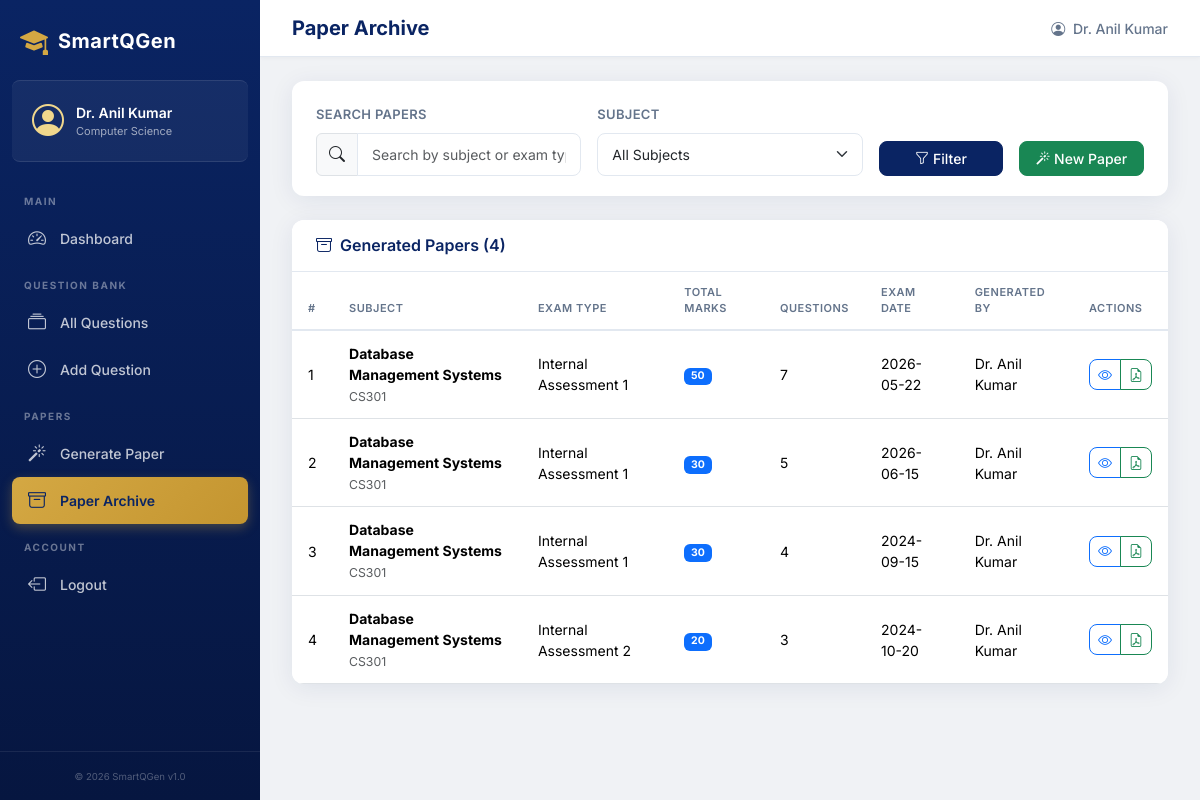
Page /papers/ (signed in) on the committed database.
### tables this page shows
CREATE TABLE Faculty (
        faculty_id INTEGER PRIMARY KEY AUTOINCREMENT,
        name TEXT NOT NULL,
        email TEXT NOT NULL UNIQUE,
        password_hash TEXT NOT NULL,
        department TEXT NOT NULL,
        created_at DATETIME DEFAULT CURRENT_TIMESTAMP
    );

CREATE TABLE ExamPaper (
        paper_id INTEGER PRIMARY KEY AUTOINCREMENT,
        subject_id INTEGER NOT NULL,
        faculty_id INTEGER NOT NULL,
        total_marks INTEGER NOT NULL,
        exam_type TEXT NOT NULL DEFAULT 'Internal Assessment',
        exam_date DATE NOT NULL,
        generated_at DATETIME DEFAULT CURRENT_TIMESTAMP,
        FOREIGN KEY (subject_id) REFERENCES Subject(subject_id) ON DELETE CASCADE,
        FOREIGN KEY (faculty_id) REFERENCES Faculty(faculty_id) ON DELETE CASCADE
    );

CREATE TABLE Subject (
        subject_id INTEGER PRIMARY KEY AUTOINCREMENT,
        subject_code TEXT NOT NULL UNIQUE,
        subject_name TEXT NOT NULL,
        semester INTEGER NOT NULL,
        department TEXT NOT NULL
    );

### routes/papers.py (the view)
@papers_bp.route('/')
@login_required
def list_papers():
    subject_id = request.args.get('subject_id', '', type=str)
    search = request.args.get('search', '', type=str)
    query = """
        SELECT ep.*, s.subject_name, s.subject_code, f.name as faculty_name,
               (SELECT COUNT(*) FROM PaperQuestions pq WHERE pq.paper_id = ep.paper_id) as question_count
        FROM ExamPaper ep
        JOIN Subject s ON ep.subject_id = s.subject_id
        JOIN Faculty f ON ep.faculty_id = f.faculty_id
        WHERE 1=1
    """
    params = []
    if subject_id:
        query += " AND ep.subject_id = %s"
        params.append(int(subject_id))
    if search:
        query += " AND (s.subject_name LIKE %s OR ep.exam_type LIKE %s)"
        params.extend([f'%{search}%', f'%{search}%'])
    query += " ORDER BY ep.generated_at DESC"
    papers = execute_query(query, tuple(params), fetchall=True)
    subjects = execute_query("SELECT * FROM Subject ORDER BY subject_name", fetchall=True)
    return render_template('papers/list.html', papers=papers, subjects=subjects,
                           filters={'subject_id': subject_id, 'search': search})

### routes/auth.py (called while the page is built)
def login_required(f):
    @wraps(f)
    def decorated_function(*args, **kwargs):
        if 'faculty_id' not in session:
            flash('Please log in to access this page.', 'warning')
            return redirect(url_for('auth.login'))
        return f(*args, **kwargs)
    return decorated_function

### utils/db.py (called while the page is built, shortened)
def get_db():
    conn = sqlite3.connect(DB_PATH)
    conn.row_factory = sqlite3.Row  # Access columns by name
    conn.execute("PRAGMA foreign_keys = ON")  # Enable FK support
    return conn

def dict_from_row(row):
    if row is None:
        return None
    return dict(row)

def execute_query(query, params=None, fetchone=False, fetchall=False, commit=False):
    query = query.replace('%s', '?')
    query = _adapt_query(query)
    conn = get_db()
    cursor = conn.cursor()
    try:
        cursor.execute(query, params or ())
        if fetchone:
            row = cursor.fetchone()
            result = dict_from_row(row)
        elif fetchall:
            rows = cursor.fetchall()
            result = [dict_from_row(r) for r in rows]
        elif commit:
            conn.commit()
            result = cursor.lastrowid
        else:
            result = cursor.rowcount
        return result
    except Exception as e:
        if commit:
            conn.rollback()
        raise e
    finally:
        cursor.close()
        conn.close()

def _adapt_query(query):
    import re
    query = re.sub(r"ENUM\([^)]+\)", "TEXT", query, flags=re.IGNORECASE)
    field_match = re.search(r"ORDER BY FIELD\((\w+),\s*(.+?)\)", query, re.IGNORECASE)
    query = re.sub(
        r"DATE_SUB\(CURDATE\(\),\s*INTERVAL\s+(\?)\s+YEAR\)",
        r"date('now', '-' || \1 || ' years')",
        query, flags=re.IGNORECASE
    )
    query = re.sub(r"CURDATE\(\)", "date('now')", query, flags=re.IGNORECASE)
    query = re.sub(r"NOW\(\)", "datetime('now')", query, flags=re.IGNORECASE)
    return query

### templates/papers/list.html (shortened to what this page needs)
{% extends "base.html" %}
{% block page_title %}Paper Archive{% endblock %}
{% block content %}
<div class="card filter-card mb-4">
    <div class="card-body">
        <form method="GET" action="{{ url_for('papers.list_papers') }}" class="row g-3 align-items-end">
            <div class="col-md-4">
                <label for="search" class="form-label">Search Papers</label>
                <div class="input-group">
                    <span class="input-group-text"><i class="bi bi-search"></i></span>
                    <input type="text" class="form-control" id="search" name="search"
                           value="{{ filters.search }}" placeholder="Search by subject or exam type...">
                </div>
            </div>
            <div class="col-md-4">
                <label for="subject_id" class="form-label">Subject</label>
                <select class="form-select" id="subject_id" name="subject_id">
                    <option value="">All Subjects</option>
                </select>
            </div>
            <div class="col-md-2">
                <button type="submit" class="btn btn-primary w-100">
                    <i class="bi bi-funnel me-1"></i>Filter
                </button>
            </div>
            <div class="col-md-2">
                <a href="{{ url_for('papers.generate') }}" class="btn btn-success w-100">
                    <i class="bi bi-magic me-1"></i>New Paper
                </a>
            </div>
        </form>
    </div>
</div>
<div class="card dashboard-card">
    <div class="card-header">
        <h5><i class="bi bi-archive me-2"></i>Generated Papers ({{ papers|length }})</h5>
    </div>
    <div class="card-body p-0">
        {% if papers %}
        <div class="table-responsive">
            <table class="table table-hover mb-0">
                <thead>
                    <tr>
                        <th>#</th>
                        <th>Subject</th>
                        <th>Exam Type</th>
                        <th>Total Marks</th>
                        <th>Questions</th>
                        <th>Exam Date</th>
                        <th>Generated By</th>
                        <th>Actions</th>
                    </tr>
                </thead>
                <tbody>
                    {% for paper in papers %}
                    <tr>
                        <td>{{ loop.index }}</td>
                        <td><strong>{{ paper.subject_name }}</strong><br>
                            <small class="text-muted">{{ paper.subject_code }}</small>
                        </td>
                        <td>{{ paper.exam_type }}</td>
                        <td><span class="badge bg-primary">{{ paper.total_marks }}</span></td>
                        <td>{{ paper.question_count }}</td>
                        <td>{{ paper.exam_date }}</td>
                        <td>{{ paper.faculty_name }}</td>
                        <td>
                            <div class="btn-group btn-group-sm">
                                <a href="{{ url_for('papers.view_paper', paper_id=paper.paper_id) }}"
                                   class="btn btn-outline-primary" title="View">
                                    <i class="bi bi-eye"></i>
                                </a>
                                <a href="{{ url_for('papers.download_paper', paper_id=paper.paper_id) }}"
                                   class="btn btn-outline-success" title="Download PDF">
                                    <i class="bi bi-file-earmark-pdf"></i>
                                </a>
                            </div>
                        </td>
                    </tr>
                    {% endfor %}
                </tbody>
            </table>
        </div>
        {% endif %}
    </div>
</div>
{% endblock %}

### templates/base.html (shortened to what this page needs)
<!DOCTYPE html>
<html lang="en" data-bs-theme="light">
<head>
    <link href="https://cdn.jsdelivr.net/npm/bootstrap@5.3.3/dist/css/bootstrap.min.css" rel="stylesheet">
    <link href="https://cdn.jsdelivr.net/npm/bootstrap-icons@1.11.3/font/bootstrap-icons.min.css" rel="stylesheet">
    <link href="{{ url_for('static', filename='css/style.css') }}" rel="stylesheet">
</head>
<body>
    {% if error_code %}
    <div class="error-page">
        <div class="error-content">
            <h1 class="error-code">{{ error_code }}</h1>
            <p class="error-message">{{ error_message }}</p>
            <a href="{{ url_for('dashboard.index') }}" class="btn btn-primary">
                <i class="bi bi-house me-2"></i>Go to Dashboard
            </a>
        </div>
    </div>
    {% elif session.get('faculty_id') %}
    <div class="app-wrapper">
        {% include 'partials/sidebar.html' %}
        <main class="main-content">
            <header class="top-navbar">
                <h1 class="page-title">{% block page_title %}Dashboard{% endblock %}</h1>
                <div class="navbar-right">
                    <span class="navbar-user">
                        <i class="bi bi-person-circle me-1"></i>
                        {{ session.get('faculty_name', 'Faculty') }}
                    </span>
                </div>
            </header>
            <div class="page-content">
                {% block content %}{% endblock %}
            </div>
        </main>
    </div>
    {% else %}
    {% block unauthenticated_content %}{% endblock %}
    {% endif %}
</body>
</html>

### templates/partials/sidebar.html (shortened to what this page needs)
<nav id="sidebar" class="sidebar">
  <div class="sidebar-header">
    <div class="sidebar-brand">
      <i class="bi bi-mortarboard-fill brand-icon"></i>
      <span class="brand-text">SmartQGen</span>
    </div>
  </div>
  <div class="sidebar-user">
    <div class="user-avatar">
      <i class="bi bi-person-circle"></i>
    </div>
    <div class="user-info">
      <span class="user-name">{{ session.get('faculty_name', 'Faculty') }}</span>
      <span class="user-dept">{{ session.get('faculty_department', 'Department') }}</span>
    </div>
  </div>
  <ul class="sidebar-nav">
    <li class="nav-section">MAIN</li>
    <li class="nav-item {% if request.endpoint == 'dashboard.index' %}active{% endif %}">
      <a href="{{ url_for('dashboard.index') }}">
        <i class="bi bi-speedometer2"></i>
        <span>Dashboard</span>
      </a>
    </li>
    <li class="nav-section">QUESTION BANK</li>
    <li class="nav-item {% if request.endpoint == 'questions.list_questions' %}active{% endif %}">
      <a href="{{ url_for('questions.list_questions') }}">
        <i class="bi bi-collection"></i>
        <span>All Questions</span>
      </a>
    </li>
    <li class="nav-item {% if request.endpoint == 'questions.add_question' %}active{% endif %}">
      <a href="{{ url_for('questions.add_question') }}">
        <i class="bi bi-plus-circle"></i>
        <span>Add Question</span>
      </a>
    </li>
    <li class="nav-section">PAPERS</li>
    <li class="nav-item {% if request.endpoint == 'papers.generate' %}active{% endif %}">
      <a href="{{ url_for('papers.generate') }}">
        <i class="bi bi-magic"></i>
        <span>Generate Paper</span>
      </a>
    </li>
    <li class="nav-item {% if request.endpoint == 'papers.list_papers' %}active{% endif %}">
      <a href="{{ url_for('papers.list_papers') }}">
        <i class="bi bi-archive"></i>
        <span>Paper Archive</span>
      </a>
    </li>
    <li class="nav-section">ACCOUNT</li>
    <li class="nav-item">
      <a href="{{ url_for('auth.logout') }}">
        <i class="bi bi-box-arrow-left"></i>
        <span>Logout</span>
      </a>
    </li>
  </ul>
  <div class="sidebar-footer">
    <small>&copy; 2026 SmartQGen v1.0</small>
  </div>
</nav>

### rows in the picture
Faculty: get "Dr. Anil Kumar"
ExamPaper: subject_name "Database Management Systems", subject_code "CS301", exam_type "Internal Assessment 1", total_marks "50", question_count "7", exam_date "2026-05-22", faculty_name "Dr. Anil Kumar"
ExamPaper: subject_name "Database Management Systems", subject_code "CS301", exam_type "Internal Assessment 1", total_marks "30", question_count "5", exam_date "2026-06-15", faculty_name "Dr. Anil Kumar"
ExamPaper: subject_name "Database Management Systems", subject_code "CS301", exam_type "Internal Assessment 1", total_marks "30", question_count "4", exam_date "2024-09-15", faculty_name "Dr. Anil Kumar"
ExamPaper: subject_name "Database Management Systems", subject_code "CS301", exam_type "Internal Assessment 2", total_marks "20", question_count "3", exam_date "2024-10-20", faculty_name "Dr. Anil Kumar"

### other values in the picture
{{ session.get('faculty_department', 'Department') }} "Computer Science"
{{ papers|length }} "4"
